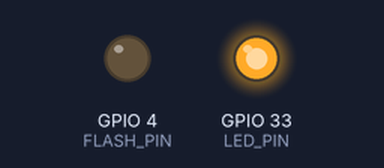
Bench run of a sketch on a simulated ESP32. On the bench: output pins drawn as LEDs (lit = HIGH). WiFi joins after 1.5 s; servers stay silent unless stated; uploads are accepted with an empty reply; the camera gives no picture; what the sketch prints to the serial monitor is not drawn.

Above: at 0.4 s.
Timing chart, 0 to 1.9 s (numbered marks = the images above):
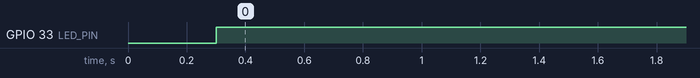

The sketch:

main.ino
```cpp
#include <Arduino.h>
#include <WiFi.h>
#include "esp_camera.h"

#define PWDN_GPIO_NUM 32
#define RESET_GPIO_NUM -1
#define XCLK_GPIO_NUM 0
#define SIOD_GPIO_NUM 26
#define SIOC_GPIO_NUM 27
#define Y9_GPIO_NUM 35
#define Y8_GPIO_NUM 34
#define Y7_GPIO_NUM 39
#define Y6_GPIO_NUM 36
#define Y5_GPIO_NUM 21
#define Y4_GPIO_NUM 19
#define Y3_GPIO_NUM 18
#define Y2_GPIO_NUM 5
#define VSYNC_GPIO_NUM 25
#define HREF_GPIO_NUM 23
#define PCLK_GPIO_NUM 22

#define LED_PIN 33
#define FLASH_PIN 4

#define SSID "GUILHERME"
#define PASSWORD "88957888"

#define HOST "192.168.0.101"
#define PORT 3000

#define CHUNK 1024

#define INTERVAL 1000/10

#define ID "85dcbb66a0cc4183b7698864f46f3bcf"

WiFiClient socket;
sensor_t* sensor;
String lastConfig = "";

void reset() {
	digitalWrite(LED_PIN, HIGH);
	digitalWrite(FLASH_PIN, LOW);
	lastConfig = "";
}

void connectWifi() {
	if (WiFi.status() == WL_CONNECTED) {return;}

	reset();

	Serial.print("Trying to Connect on SSID: ");
	Serial.print(SSID);
	Serial.print(" With Password: ");
	Serial.println(PASSWORD);

	WiFi.begin(SSID, PASSWORD);

	while (WiFi.status() != WL_CONNECTED) {
		Serial.print(".");

		delay(INTERVAL);
	}

	Serial.println();
	Serial.println("Wifi Connected");
}

void restart() {
	Serial.println("Restarting...");
	Serial.println("");

	delay(INTERVAL);

	ESP.restart();
}

void initCamera() {
	camera_config_t config;

	config.ledc_channel = LEDC_CHANNEL_0;
	config.ledc_timer = LEDC_TIMER_0;
	config.pin_d0 = Y2_GPIO_NUM;
	config.pin_d1 = Y3_GPIO_NUM;
	config.pin_d2 = Y4_GPIO_NUM;
	config.pin_d3 = Y5_GPIO_NUM;
	config.pin_d4 = Y6_GPIO_NUM;
	config.pin_d5 = Y7_GPIO_NUM;
	config.pin_d6 = Y8_GPIO_NUM;
	config.pin_d7 = Y9_GPIO_NUM;
	config.pin_xclk = XCLK_GPIO_NUM;
	config.pin_pclk = PCLK_GPIO_NUM;
	config.pin_vsync = VSYNC_GPIO_NUM;
	config.pin_href = HREF_GPIO_NUM;
	config.pin_sscb_sda = SIOD_GPIO_NUM;
	config.pin_sscb_scl = SIOC_GPIO_NUM;
	config.pin_pwdn = PWDN_GPIO_NUM;
	config.pin_reset = RESET_GPIO_NUM;
	config.xclk_freq_hz = 20000000;
	config.frame_size = FRAMESIZE_HD;
	config.pixel_format = PIXFORMAT_JPEG;
	config.grab_mode = CAMERA_GRAB_LATEST;
	config.fb_location = CAMERA_FB_IN_PSRAM;
	config.jpeg_quality = 10;
	config.fb_count = 2;

	esp_err_t e = esp_camera_init(&config);

	sensor = esp_camera_sensor_get();

	if (e != ESP_OK) {
		Serial.print("Camera Error: 0x");
		Serial.println(e);

		restart();
	}
}

void sendSize(size_t size) {
	String length = String(size);

	while(length.length() < 10) {
		length = "0" + length;
	}

	Serial.print("length: ");
	Serial.println(length);

	socket.print(length);
}

camera_fb_t* getFrame() {
	camera_fb_t* buffer = esp_camera_fb_get();

	if (buffer) {
		return buffer;
	} else {
		Serial.println("getFrame Falied");

		restart();
	}
}

String getConfig() {
	String json = "{";

	json += "\"id\": \"";
	json += ID;
	json += "\",\"framesize\": ";
	json += String(sensor->status.framesize);
	json += ",\"quality\": ";
	json += String(sensor->status.quality);
	json += ",\"brightness\": ";
	json += String(sensor->status.brightness);
	json += ",\"contrast\": ";
	json += String(sensor->status.contrast);
	json += ",\"saturation\": ";
	json += String(sensor->status.saturation);
	json += ",\"special_effect\": ";
	json += String(sensor->status.special_effect);
	json += ",\"awb\": ";
	json += String(sensor->status.awb);
	json += ",\"awb_gain\": ";
	json += String(sensor->status.awb_gain);
	json += ",\"wb_mode\": ";
	json += String(sensor->status.wb_mode);
	json += ",\"aec\": ";
	json += String(sensor->status.aec);
	json += ",\"aec2\": ";
	json += String(sensor->status.aec2);
	json += ",\"ae_level\": ";
	json += String(sensor->status.ae_level);
	json += ",\"aec_value\": ";
	json += String(sensor->status.aec_value);
	json += ",\"agc\": ";
	json += String(sensor->status.agc);
	json += ",\"agc_gain\": ";
	json += String(sensor->status.agc_gain);
	json += ",\"gainceiling\": ";
	json += String(sensor->status.gainceiling);
	json += ",\"bpc\": ";
	json += String(sensor->status.bpc);
	json += ",\"wpc\": ";
	json += String(sensor->status.wpc);
	json += ",\"raw_gma\": ";
	json += String(sensor->status.raw_gma);
	json += ",\"lenc\": ";
	json += String(sensor->status.lenc);
	json += ",\"hmirror\": ";
	json += String(sensor->status.hmirror);
	json += ",\"vflip\": ";
	json += String(sensor->status.vflip);
	json += ",\"dcw\": ";
	json += String(sensor->status.dcw);
	json += ",\"colorbar\": ";
	json += String(sensor->status.colorbar);

	json += "}";

	return json;
}

void runCommand(String command, int value) {
	Serial.print(command);
	Serial.print(": ");
	Serial.println(value);

	if (command == "framesize") {sensor->set_framesize(sensor, (framesize_t) value); return;}
	if (command == "quality") {sensor->set_quality(sensor, value); return;}
	if (command == "brightness") {sensor->set_brightness(sensor, value); return;}
	if (command == "contrast") {sensor->set_contrast(sensor, value); return;}
	if (command == "saturation") {sensor->set_saturation(sensor, value); return;}
	if (command == "special_effect") {sensor->set_special_effect(sensor, value); return;}
	if (command == "whitebal") {sensor->set_whitebal(sensor, value); return;}
	if (command == "awb_gain") {sensor->set_awb_gain(sensor, value); return;}
	if (command == "wb_mode") {sensor->set_wb_mode(sensor, value); return;}
	if (command == "exposure_ctrl") {sensor->set_exposure_ctrl(sensor, value); return;}
	if (command == "aec2") {sensor->set_aec2(sensor, value); return;}
	if (command == "ae_level") {sensor->set_ae_level(sensor, value); return;}
	if (command == "aec_value") {sensor->set_aec_value(sensor, value); return;}
	if (command == "gain_ctrl") {sensor->set_gain_ctrl(sensor, value); return;}
	if (command == "agc_gain") {sensor->set_agc_gain(sensor, value); return;}
	if (command == "gainceiling") {sensor->set_gainceiling(sensor, (gainceiling_t) value); return;}
	if (command == "bpc") {sensor->set_bpc(sensor, value); return;}
	if (command == "wpc") {sensor->set_wpc(sensor, value); return;}
	if (command == "raw_gma") {sensor->set_raw_gma(sensor, value); return;}
	if (command == "lenc") {sensor->set_lenc(sensor, value); return;}
	if (command == "hmirror") {sensor->set_hmirror(sensor, value); return;}
	if (command == "vflip") {sensor->set_vflip(sensor, value); return;}
	if (command == "dcw") {sensor->set_dcw(sensor, value); return;}
	if (command == "colorbar") {sensor->set_colorbar(sensor, value); return;}

	if (command == "led") {
		if (value == 0) {
			digitalWrite(LED_PIN, HIGH);
		} else {
			digitalWrite(LED_PIN, LOW);
		}
	}

	if (command == "flash") {
		if (value == 0) {
			digitalWrite(FLASH_PIN, LOW);
		} else {
			digitalWrite(FLASH_PIN, HIGH);
		}
	}
}

void clearFrame(camera_fb_t* buffer) {
	esp_camera_fb_return(buffer);
}

void connectSocket() {
	if (socket.connected()) {return;}

	reset();

	Serial.print("Trying to Connect on Server: ");
	Serial.print(HOST);
	Serial.print(":");
	Serial.println(PORT);

	while (!socket.connected()) {
		if (WiFi.status() != WL_CONNECTED) {
			connectWifi();
		}

		socket.connect(HOST, PORT);

		Serial.print(".");

		delay(INTERVAL);
	}

	Serial.println();
	Serial.println("Socket Connected");

	socket.print("POST /stream HTTP/1.1");
	socket.print("\r\n");
	socket.print("Host: ");
	socket.print(HOST);
	socket.print("\r\n");
	socket.print("Upgrade: uploader");
	socket.print("\r\n");
	socket.print("Connection: Upgrade");
	socket.print("\r\n\r\n");

	socket.readStringUntil('\n');
}

void setup() {
	Serial.begin(115200);

	pinMode(LED_PIN, OUTPUT);
	pinMode(FLASH_PIN, OUTPUT);

	initCamera();
}

void loop() {
	connectWifi();

	connectSocket();

	while (socket.available()) {
		Serial.print("Available: ");
		Serial.println(socket.available());

		runCommand(socket.readStringUntil('\n'), socket.readStringUntil('\n').toInt());
	}

	String json = getConfig();

	if (lastConfig != json) {
		socket.print("c");

		sendSize(json.length());

		socket.print(json);

		lastConfig = json;
	}

	socket.print("f");

	camera_fb_t* frame = getFrame();

	size_t size = frame->len;

	sendSize(size);

	for (size_t i = 0; i < size; i += CHUNK) {
		if (i + CHUNK < size) {
			socket.write(frame->buf + i, CHUNK);
		} else if (size - i > 0) {
			socket.write(frame->buf + i, size - i);
		}
	}

	clearFrame(frame);
}
```

Measured:
- by itself, GPIO 33 (LED_PIN): LOW → HIGH at 0.30 s
